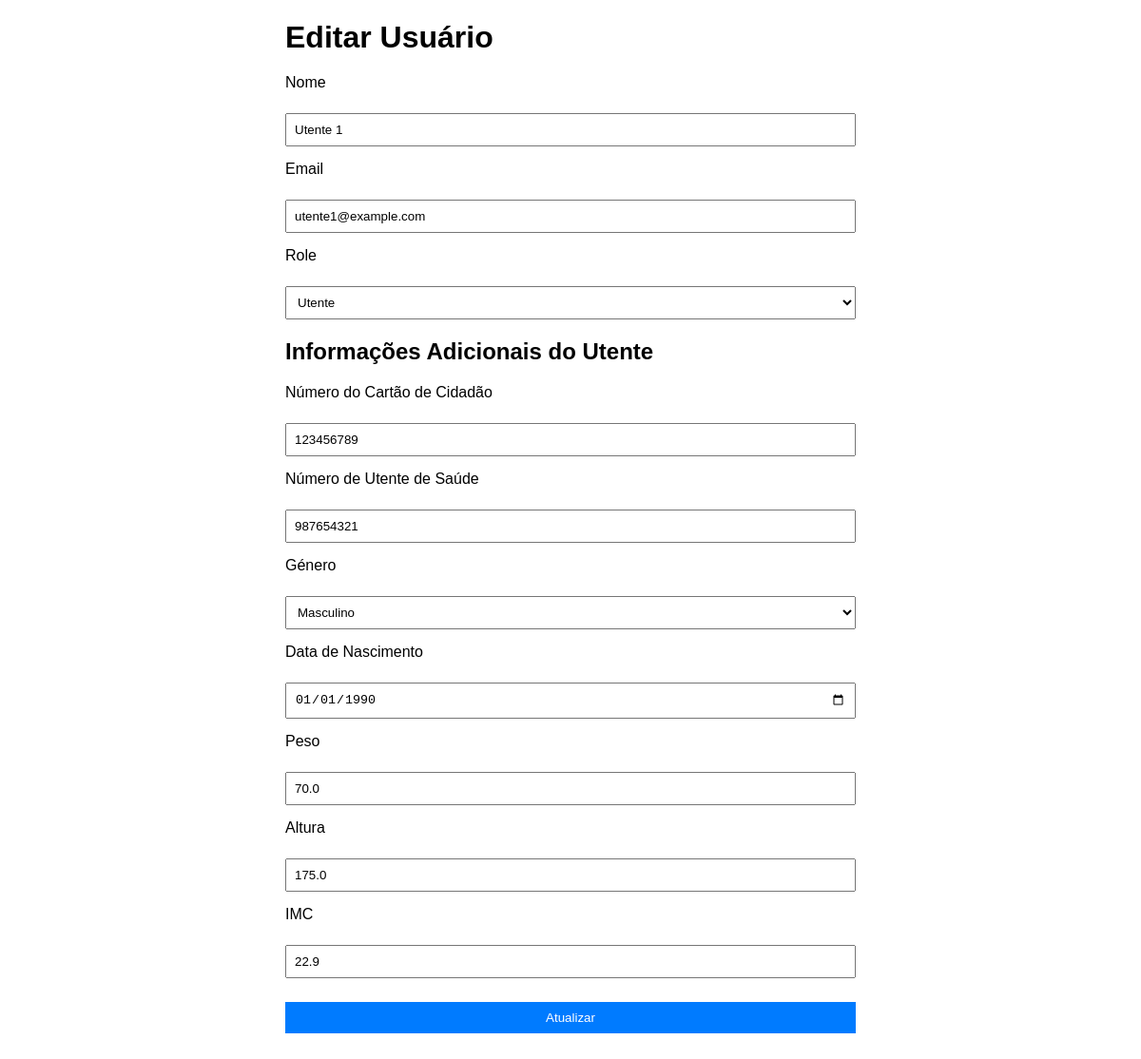
The page /user/5/edit (signed in) on the database its author committed.
### app/models.py (models this page shows, shortened)
class User(db.Model):
    __tablename__ = 'User'
    id = db.Column(db.Integer, primary_key=True, autoincrement=True)
    email = db.Column(db.String(120), unique=True, nullable=False)
    nome = db.Column(db.String(20), nullable=False)
    password = db.Column(db.String(128), nullable=False)
    role = db.Column(db.String(50), nullable=False)
    info = db.relationship('UserInfo', back_populates='user', uselist=False)
    agendamentos = db.relationship('Agendamento', foreign_keys='Agendamento.user_id', back_populates='user')
    relatorios_medico = db.relationship('RelatorioRaioX', back_populates='medico', foreign_keys='RelatorioRaioX.medico_id')

class UserInfo(db.Model):
    __tablename__ = 'UserInfo'
    user_id = db.Column(db.Integer, db.ForeignKey('User.id'), primary_key=True)
    cc_number = db.Column(db.String(20), nullable=False)
    health_number = db.Column(db.String(20), nullable=False)
    gender = db.Column(db.String(10), nullable=False)
    birth_date = db.Column(db.Date, nullable=False)
    weight = db.Column(db.Float, nullable=False)
    height = db.Column(db.Float, nullable=False)
    bmi = db.Column(db.Float, nullable=False)
    user = db.relationship('User', back_populates='info')
    relatorios_paciente = db.relationship('RelatorioRaioX', back_populates='paciente', foreign_keys='RelatorioRaioX.paciente_id')

### app/routes.py (the view, shortened to what this page needs)
@main.route('/user/<int:id>/edit', methods=['GET', 'POST'])
@roles_required('Administrador', 'Rececionista')
def edit_user(id):
    user = User.query.get_or_404(id)
    form = UpdateUserForm(obj=user)
    if request.method == 'GET':
        form.nome.data = user.nome
        form.email.data = user.email
        form.role.data = user.role
        if user.role == 'Utente' and user.info:
            form.cc_number.data = user.info.cc_number
            form.health_number.data = user.info.health_number
            form.gender.data = user.info.gender
            form.birth_date.data = user.info.birth_date
            form.weight.data = user.info.weight
            form.height.data = user.info.height
            form.bmi.data = user.info.bmi
    return render_template('edit_user.html', form=form, user=user)

### app/forms.py
class UpdateUserForm(FlaskForm):
    nome = StringField('Nome', validators=[DataRequired()])
    email = StringField('Email', validators=[DataRequired(), Email()])
    role = SelectField('Role', choices=[
        ('Administrador', 'Administrador'),
        ('Rececionista', 'Rececionista'),
        ('Médico', 'Médico'),
        ('TSDT', 'TSDT'),
        ('Utente', 'Utente')
    ], validators=[DataRequired()])
    cc_number = StringField('Número do Cartão de Cidadão')
    health_number = StringField('Número de Utente de Saúde')
    gender = SelectField('Género', choices=[('M', 'Masculino'), ('F', 'Feminino')])
    birth_date = DateField('Data de Nascimento', format='%Y-%m-%d')
    weight = FloatField('Peso')
    height = FloatField('Altura')
    bmi = FloatField('IMC')
    submit = SubmitField('Atualizar')

### app/routes.py (called while the page is built)
def roles_required(*roles):
    def wrapper(fn):
        @wraps(fn)
        def decorated_view(*args, **kwargs):
            if 'user' not in session:
                flash('Por favor, faça login para acessar esta página.', 'warning')
                return redirect(url_for('main.login'))
            if session['user']['role'] not in roles:
                flash('Você não tem permissão para acessar esta página.', 'danger')
                return redirect(url_for('main.home'))
            return fn(*args, **kwargs)
        decorated_view.__name__ = fn.__name__
        return decorated_view
    return wrapper

### app/templates/edit_user.html (shortened to what this page needs)
<!doctype html>
<html lang="en">
<head>
</head>
<body>
    <div class="container">
        <h1>Editar Usuário</h1>
        <form method="POST" action="">
            <div class="form-group">
                {{ form.nome.label }}<br>
                {{ form.nome(size=32, class="form-control") }}
            </div>
            <div class="form-group">
                {{ form.email.label }}<br>
                {{ form.email(size=32, class="form-control") }}
            </div>
            <div class="form-group">
                {{ form.role.label }}<br>
                {{ form.role(id='role', class="form-control", onchange="toggleUserInfoFields()") }}
            </div>
            <div id="userInfoFields" class="hidden">
                <h2>Informações Adicionais do Utente</h2>
                <div class="form-group">
                    {{ form.cc_number.label }}<br>
                    {{ form.cc_number(size=32, class="form-control") }}
                </div>
                <div class="form-group">
                    {{ form.health_number.label }}<br>
                    {{ form.health_number(size=32, class="form-control") }}
                </div>
                <div class="form-group">
                    {{ form.gender.label }}<br>
                    {{ form.gender(class="form-control") }}
                </div>
                <div class="form-group">
                    {{ form.birth_date.label }}<br>
                    {{ form.birth_date(class="form-control") }}
                </div>
                <div class="form-group">
                    {{ form.weight.label }}<br>
                    {{ form.weight(size=32, class="form-control") }}
                </div>
                <div class="form-group">
                    {{ form.height.label }}<br>
                    {{ form.height(size=32, class="form-control") }}
                </div>
                <div class="form-group">
                    {{ form.bmi.label }}<br>
                    {{ form.bmi(size=32, class="form-control") }}
                </div>
            </div>
            <div class="form-group">
                {{ form.submit(class="btn btn-primary") }}
            </div>
        </form>
    </div>
</body>
</html>

### app/templates/edit_user.html (style rules this page uses)
body { font-family: Arial, sans-serif; margin: 20px; }
.container { max-width: 600px; margin: auto; }
h1 { margin-bottom: 20px; }
.btn { display: inline-block; padding: 10px 20px; margin: 10px 0; border: 1px solid #007BFF; background-color: #007BFF; color: white; text-align: center; cursor: pointer; }
.form-group { margin-bottom: 15px; }
.form-group label { display: block; margin-bottom: 5px; }
.form-group input, .form-group select { width: 100%; padding: 8px; box-sizing: border-box; }

### rows shown on the page
User: nome "Utente 1", email "utente1@example.com", role "Utente"
UserInfo: cc_number "123456789", health_number "987654321", gender "Masculino", birth_date "01/01/1990", weight "70.0", height "175.0", bmi "22.9"
